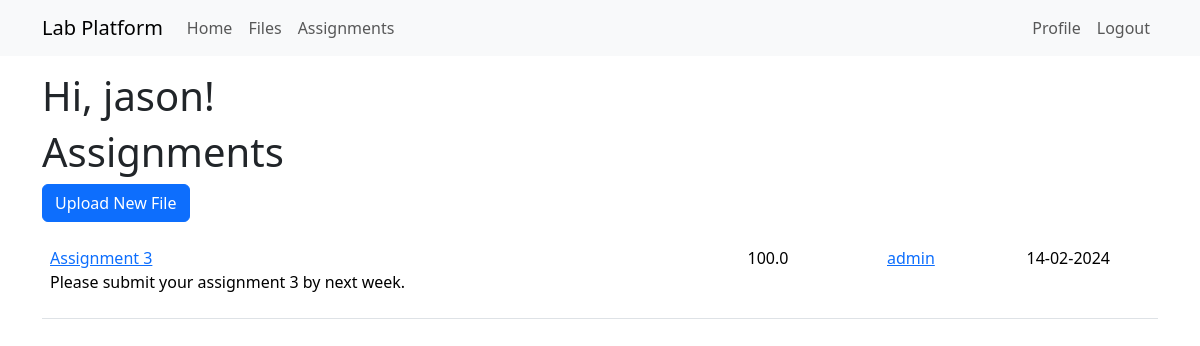
The app's page /assignments (signed in), older data.
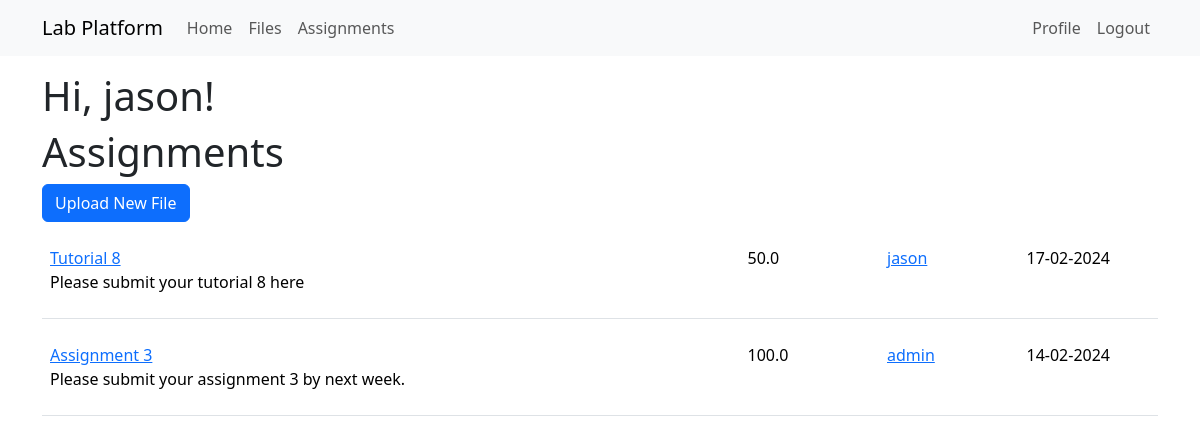
The same page, newer data.
### app/models.py (models this page shows, shortened)
class User(UserMixin, db.Model):
    id: so.Mapped[int] = so.mapped_column(primary_key=True)
    username: so.Mapped[str] = so.mapped_column(sa.String(64), index=True,
                                                unique=True)
    email: so.Mapped[str] = so.mapped_column(sa.String(120), index=True,
                                             unique=True)
    password_hash: so.Mapped[Optional[str]] = so.mapped_column(sa.String(256))
    posts: so.WriteOnlyMapped['Post'] = so.relationship(
        back_populates='author')
    files: so.WriteOnlyMapped['File'] = so.relationship(
        back_populates='uploader')
    role: so.Mapped[int] = so.mapped_column(sa.Integer, default=-1, index=True, unique=False)
    assignments: so.WriteOnlyMapped['Assignment'] = so.relationship(
        back_populates='asmtauthor')
    submissions: so.WriteOnlyMapped['Submission'] = so.relationship(
        back_populates='submitter')
    def is_admin(self):
        return self.role == 0
    def is_lecturer(self):
        return self.role == 1

class Assignment(db.Model):
    id: so.Mapped[int] = so.mapped_column(primary_key=True)
    title: so.Mapped[str] = so.mapped_column(sa.String(140))
    description: so.Mapped[str] = so.mapped_column(sa.String(255))
    timestamp: so.Mapped[datetime] = so.mapped_column(
        index=True, default=lambda: datetime.now(timezone.utc))
    duedate: so.Mapped[datetime] = so.mapped_column(
        index=True, nullable=True)
    totalMarks: so.Mapped[float] = so.mapped_column(sa.Float, index=False, unique=False, nullable=True, default=0)
    user_id: so.Mapped[int] = so.mapped_column(sa.ForeignKey(User.id),
                                               index=True)
    asmtauthor: so.Mapped[User] = so.relationship(back_populates='assignments')
    submissions: so.Mapped['Submission'] = so.relationship(back_populates='assignment')

### app/routes.py (the view)
@app.route('/assignments', methods=['GET', 'POST'])
@login_required
def assignments():
    form = UploadButton()
    if form.validate_on_submit():
        return redirect(url_for('createAssignment'))
    return render_template('assignments.html',
                            title='Assignments',
                              assignments=db.session.scalars(sa.select(Assignment).order_by(sa.desc(Assignment.timestamp))).all(),
                                form=form)

### app/forms.py
class UploadButton(FlaskForm):
    submit = SubmitField('Upload New File')

### app/models.py (called while the page is built)
@login.user_loader
def load_user(id):
    return db.session.get(User, int(id))

### app/templates/assignments.html
{% extends "base.html" %}
{% import 'bootstrap_wtf.html' as wtf %}
{% block content %}
    <h1>Hi, {{ current_user.username }}!</h1>
    <h1>Assignments</h1>
    {% if current_user.is_lecturer() or current_user.is_admin() %}
        {{ wtf.quick_form(form) }}
    {% endif %}
    {% for assignment in assignments %}
        {% include '_assignment.html' %}
    {% endfor %}
{% endblock %}

### app/templates/base.html (shortened to what this page needs)
<!doctype html>
<html>
<head>
    <link href="https://cdn.jsdelivr.net/npm/bootstrap@5.3.2/dist/css/bootstrap.min.css" rel="stylesheet"
>
</head>
<body>
    <nav class="navbar navbar-expand-lg bg-body-tertiary">
        <div class="container">
            <a class="navbar-brand" href="{{ url_for('index') }}">Lab Platform</a>
            <div class="collapse navbar-collapse" id="navbarSupportedContent">
                <ul class="navbar-nav me-auto mb-2 mb-lg-0">
                    <li class="nav-item">
                        <a class="nav-link" aria-current="page" href="{{url_for('index')}}">Home</a>
                    </li>
                    <li class="nav-item">
                        <a class="nav-link" aria-current="page" href="{{url_for('board')}}">Files</a>
                    </li>
                    <li class="nav-item">
                        <a class="nav-link" aria-current="page" href="{{url_for('assignments')}}">Assignments</a>
                    </li>
                </ul>
                <ul class="navbar-nav mb-2 mb-lg-0">
                    {% if current_user.is_anonymous %}
                    <li class="nav-item">
                        <a class="nav-link" aria-current="page" href="{{ url_for('login') }}">Login</a>
                    </li>
                    {% else %}
                    <li class="nav-item">
                        <a class="nav-link" aria-current="page"
                            href="{{ url_for('user', username=current_user.username) }}">Profile</a>
                    </li>
                    <li class="nav-item">
                        <a class="nav-link" aria-current="page" href="{{ url_for('logout') }}">Logout</a>
                    </li>
                    {% endif %}
                </ul>
            </div>
        </div>
    </nav>
    <div class="container mt-3">
        {% block content %}{% endblock %}
    </div>
</body>
</html>

### app/templates/bootstrap_wtf.html (shortened to what this page needs)
{% macro form_field(field, autofocus) %}
  {%- if field.type == 'BooleanField' %}
  <div class="form-check mb-3">
    {{ field(class='form-check-input') }}
    {{ field.label(class='form-check-label') }}
  </div>
  {%- elif field.type == 'SelectField' %}
    {{ field.label(class='form-label') }}
    {{ field(class='form-select mb-3') }}
  {%- elif field.type == 'SubmitField' %}
  {{ field(class='btn btn-primary mb-3') }}
  {%- endif %}
{% endmacro %}
{% macro quick_form(form, action="", method="post", id="", novalidate=False) %}
<form novalidate
  {%- if action != None %} action="{{ action }}"{% endif -%}
  {%- if method %} method="{{ method }}"{% endif %}
  {%- if novalidate %} novalidate{% endif -%}>
  {% set ns = namespace(first_field=true) %}
  {%- for field in form %}
    {% if field.widget.input_type != 'hidden' -%}
      {{ form_field(field, ns.first_field) }}
      {% set ns.first_field = false %}
    {%- endif %}
  {%- endfor %}
</form>
{% endmacro %}

### app/templates/_assignment.html
<table class="table table-hover">
    <tr>
        <td width="500px">
            <p>
                <a href="{{ url_for('detailsAssignment', assignmentid=assignment.id) }}">
                    {{ assignment.title }}
                </a>
                <br> {% if assignment.description %}
                {{ assignment.description }}
                {% endif %}
            </p>
        </td>
        <td width="100px">
            <p>
                {{ assignment.totalMarks }}
            </p>
        <td width="100px">
            <a href="{{ url_for('user', username=assignment.asmtauthor.username) }}">
                {{ assignment.asmtauthor.username }}
            </a>
        </td>
        <td width="100px">
            <p>
                {{ assignment.duedate.strftime('%d-%m-%Y') }}
            </p>
        </td>
    </tr>
</table>

Row changes from the older to the newer data that the page shows:
added Assignment: title "Tutorial 8", description "Please submit your tutorial 8 here", totalMarks "50.0", asmtauthor.username "jason", duedate "17-02-2024"
